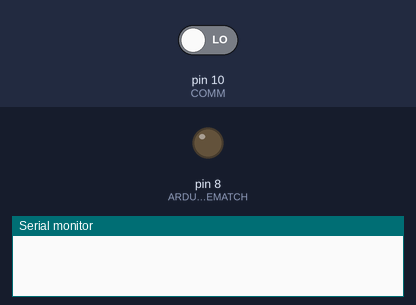
A sketch run on a simulated Arduino Uno, built with avr-gcc and run on an emulated ATmega328P. On the bench: output pins drawn as LEDs (lit = HIGH), the last lines printed to the serial monitor. Inputs (shaded band) come from the test bench; at power-on: pin 10 (COMM) LOW.

Above: at 1.2 s.
1.3 s: pin 10 (COMM) driven HIGH
At 2.0 s:
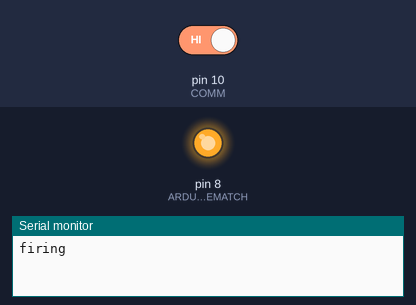
4.3 s: pin 10 (COMM) driven LOW
At 5.5 s:
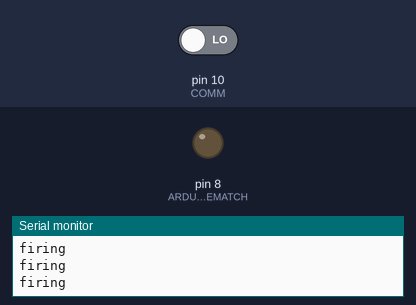
Timing chart, 0 to 7.3 s (numbered marks = the images above; inputs shaded):
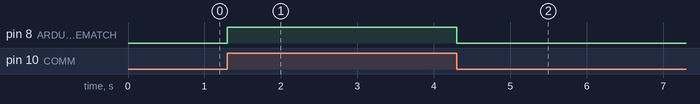

The sketch:

payload_deployment_arduino.ino
```cpp
#define ARDUINO_EMATCH 8
#define COMM 10

void setup() {
  Serial.begin(115200);
  pinMode(ARDUINO_EMATCH, OUTPUT);
  pinMode(COMM,INPUT);

  digitalWrite(ARDUINO_EMATCH, LOW);

}

void loop() {
  if(digitalRead(COMM)==HIGH){
    Serial.println("firing");
    digitalWrite(ARDUINO_EMATCH,HIGH);
    delay(1000);
    digitalWrite(ARDUINO_EMATCH,LOW);
  }
}
```

Measured:
- after the input at 1.3 s, pin 8 (ARDUINO_EMATCH): LOW → HIGH at once
- after the input at 4.3 s, pin 8 (ARDUINO_EMATCH): HIGH → LOW at once
